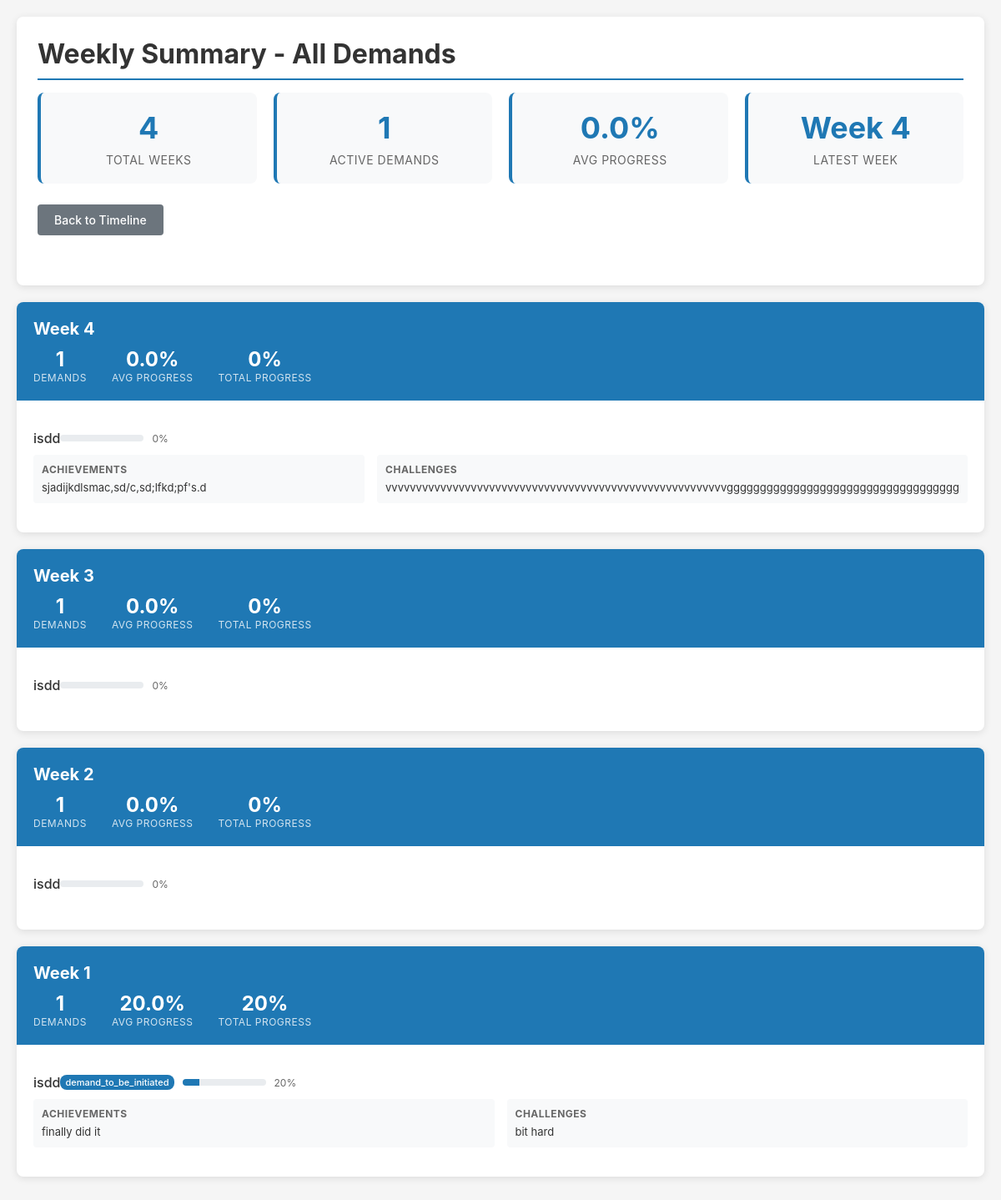
The page /weekly/summary/ on the database as committed earlier.
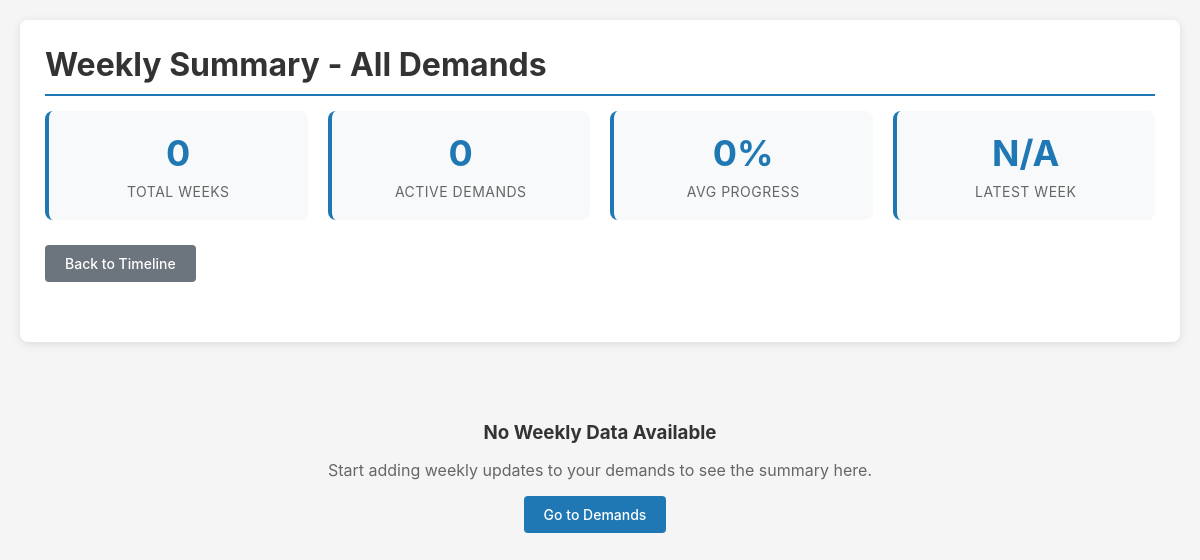
The same page on the database as committed later.
### trackerapp/models.py (models this page shows, shortened)
class Demand(models.Model):
    name = models.CharField(max_length=200)
    created_at = models.DateTimeField(auto_now_add=True)
    demand_ID = models.CharField(max_length=100, null=True, blank=True)
    file_type = models.CharField(max_length=100, null=True, blank=True)
    file_subtype = models.CharField(max_length=100, null=True, blank=True)
    file_detail = models.CharField(max_length=100, null=True, blank=True)
    demand_amount = models.DecimalField(max_digits=15, decimal_places=2, null=True, blank=True)
    io_name = models.CharField(max_length=200, null=True, blank=True)
    start_date = models.DateField(null=True, blank=True)
    duration_months = models.IntegerField(null=True, blank=True)
    weekly_start_date = models.DateField(null=True, blank=True)
    weekly_end_date = models.DateField(null=True, blank=True)

class WeeklyUpdate(models.Model):
    demand = models.ForeignKey(Demand, on_delete=models.CASCADE, related_name='weekly_updates')
    week_number = models.IntegerField()
    week_start_date = models.DateField()
    week_end_date = models.DateField()
    current_stage = models.CharField(max_length=50, choices=Stage.choices, null=True, blank=True)
    progress_percentage = models.IntegerField(default=0)
    challenges = models.TextField(blank=True, null=True)
    achievements = models.TextField(blank=True, null=True)
    next_week_plan = models.TextField(blank=True, null=True)
    created_at = models.DateTimeField(auto_now_add=True)
    updated_at = models.DateTimeField(auto_now=True)
    class Meta:
        unique_together = ('demand', 'week_number')
        ordering = ['-week_number']

### trackerapp/views.py (the view)
# urls.py: path('weekly/summary/', views.weekly_summary, name='weekly_summary'),
def weekly_summary(request):
    all_weekly_updates = WeeklyUpdate.objects.all().order_by('-created_at')
    weekly_summaries = {}
    for update in all_weekly_updates:
        week_key = f"Week {update.week_number}"
        if week_key not in weekly_summaries:
            weekly_summaries[week_key] = {
                'week_number': update.week_number,
                'demands': [],
                'total_progress': 0,
                'demand_count': 0
            }
        weekly_summaries[week_key]['demands'].append({
            'demand_name': update.demand.name,
            'current_stage': update.current_stage,
            'progress': update.progress_percentage,
            'challenges': update.challenges,
            'achievements': update.achievements
        })
        weekly_summaries[week_key]['total_progress'] += update.progress_percentage
        weekly_summaries[week_key]['demand_count'] += 1
    for week_data in weekly_summaries.values():
        if week_data['demand_count'] > 0:
            week_data['avg_progress'] = round(week_data['total_progress'] / week_data['demand_count'], 1)
        else:
            week_data['avg_progress'] = 0
    return render(request, 'trackerapp/weekly_summary.html', {
        'weekly_summaries': weekly_summaries
    })

### trackerapp/templates/trackerapp/weekly_summary.html (shortened to what the changed rows need)
<!DOCTYPE html>
<html lang="en">
<head>
</head>
<body>
    <div class="container">
        <div class="header">
            <h1>Weekly Summary - All Demands</h1>
            <div class="summary-overview">
                <div class="overview-card">
                    <div class="overview-number">{{ weekly_summaries|length }}</div>
                    <div class="overview-label">Total Weeks</div>
                </div>
                <div class="overview-card">
                    <div class="overview-number">
                        {% if weekly_summaries %}
                        {% for week_key, week_data in weekly_summaries.items %}
                        {% if forloop.first %}
                        {{ week_data.demand_count }}
                        {% endif %}
                        {% endfor %}
                        {% else %}
                        0
                        {% endif %}
                    </div>
                    <div class="overview-label">Active Demands</div>
                </div>
                <div class="overview-card">
                    <div class="overview-number">
                        {% if weekly_summaries %}
                        {% for week_key, week_data in weekly_summaries.items %}
                        {% if forloop.first %}
                        {{ week_data.avg_progress }}%
                        {% endif %}
                        {% endfor %}
                        {% else %}
                        0%
                        {% endif %}
                    </div>
                    <div class="overview-label">Avg Progress</div>
                </div>
                <div class="overview-card">
                    <div class="overview-number">
                        {% if weekly_summaries %}
                        {% for week_key, week_data in weekly_summaries.items %}
                        {% if forloop.first %}
                        Week {{ week_data.week_number }}
                        {% endif %}
                        {% endfor %}
                        {% else %}
                        N/A
                        {% endif %}
                    </div>
                    <div class="overview-label">Latest Week</div>
                </div>
            </div>
        </div>
        {% if weekly_summaries %}
        {% for week_key, week_data in weekly_summaries.items %}
        <div class="week-section">
            <div class="week-header">
                <div class="week-title">{{ week_key }}</div>
                <div class="week-stats">
                    <div class="week-stat">
                        <div class="week-stat-number">{{ week_data.demand_count }}</div>
                        <div class="week-stat-label">Demands</div>
                    </div>
                    <div class="week-stat">
                        <div class="week-stat-number">{{ week_data.avg_progress }}%</div>
                        <div class="week-stat-label">Avg Progress</div>
                    </div>
                    <div class="week-stat">
                        <div class="week-stat-number">{{ week_data.total_progress }}%</div>
                        <div class="week-stat-label">Total Progress</div>
                    </div>
                </div>
            </div>
            <div class="demands-list">
                {% for demand_data in week_data.demands %}
                <div class="demand-item">
                    <div class="demand-header">
                        <div class="demand-name">{{ demand_data.demand_name }}</div>
                        <div class="demand-progress">
                            {% if demand_data.current_stage %}
                            <span class="stage-badge">{{ demand_data.current_stage }}</span>
                            {% endif %}
                            <div class="progress-bar">
                                <div class="progress-fill" style="width: {{ demand_data.progress }}%"></div>
                            </div>
                            <div class="progress-text">{{ demand_data.progress }}%</div>
                        </div>
                    </div>
                    <div class="demand-details">
                        {% if demand_data.achievements %}
                        <div class="detail-section">
                            <h5>Achievements</h5>
                            <p>{{ demand_data.achievements|truncatewords:20 }}</p>
                        </div>
                        {% endif %}
                        {% if demand_data.challenges %}
                        <div class="detail-section">
                            <h5>Challenges</h5>
                            <p>{{ demand_data.challenges|truncatewords:20 }}</p>
                        </div>
                        {% endif %}
                    </div>
                </div>
                {% endfor %}
            </div>
        </div>
        {% endfor %}
        {% else %}
        <div class="no-data">
            <h3>No Weekly Data Available</h3>
            <p>Start adding weekly updates to your demands to see the summary here.</p>
            <a href="{% url 'demand_list' %}" class="btn btn-primary">Go to Demands</a>
        </div>
        {% endif %}
    </div>
</body>
</html>

Rows that differ between the two databases and show on the page:
no longer on this page (row unchanged): Demand: demand_name "isdd" "isdd" "isdd" "isdd"
removed WeeklyUpdate: achievements "sjadijkdlsmac,sd/c,sd;lfkd;pf's.d", challenges "vvvvvvvvvvvvvvvvvvvvvvvvvvvvvvvvvvvvvvvvvvvvvvvvvvvvvvvvggggggggggggggggggggggggggggggggggg"
removed WeeklyUpdate: current_stage "demand_to_be_initiated", achievements "finally did it", challenges "bit hard"
Other text that changed with them:
{{ weekly_summaries|length }}: "4" → "0"
text now shown: "0 0% N/A No Weekly Data Available Start adding weekly updates to your demands to see the summary here. Go to Demands"
list line gone: "1"
list line gone: "0.0 %"
list line gone: "Week 4"
list line gone: "Week 4 1 DEMANDS 0.0 % AVG PROGRESS 0 % TOTAL PROGRESS 0 % ACHIEVEMENTS CHALLENGES"
list line gone: "Week 3 1 DEMANDS 0.0 % AVG PROGRESS 0 % TOTAL PROGRESS 0 %"
list line gone: "Week 2 1 DEMANDS 0.0 % AVG PROGRESS 0 % TOTAL PROGRESS 0 %"
list line gone: "Week 1 1 DEMANDS 20.0 % AVG PROGRESS 20 % TOTAL PROGRESS 20 % ACHIEVEMENTS CHALLENGES"
